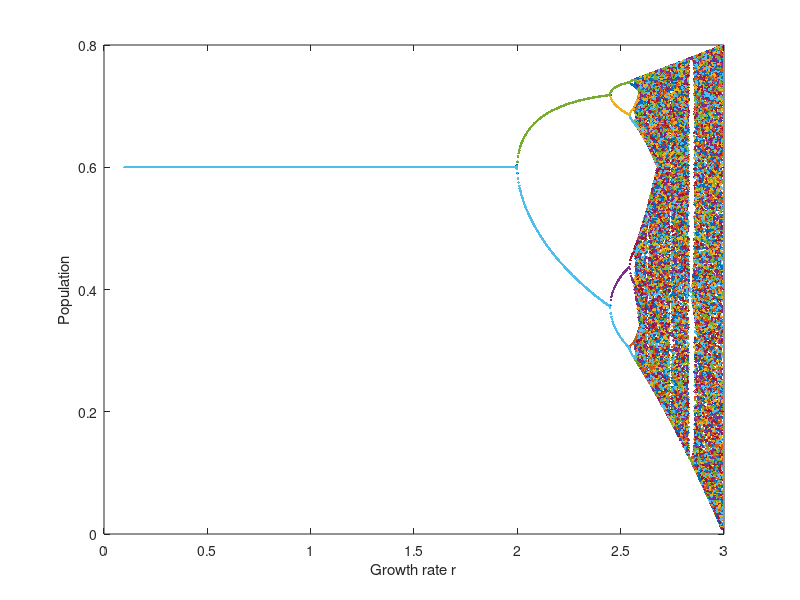

Source code (MATLAB):
% MCSB Bootcamp
% VStudent - Project 3.1 Discrete logistic

% simulation parameters
ntMax = 1000;
nParam = 1000;

% model parameters to sweep through
rArray = linspace(0.1,2.99,nParam);

% data collection
xSS = zeros(nParam,300);

% loop through parameters
for iParam=1:nParam
    
    % model parameters
    r = rArray(iParam);
    K = 0.6;
   
    x = zeros(1,ntMax);
    
    % initial condition
    x(1) = 0.5;
    
    % loop through time
    for nt=1:ntMax
        x(nt+1) = x(nt) + r*(1-x(nt)/K)*x(nt);
    end
    
    %% data analysis and collection
    if 0
        figure(1); clf; hold on; box on;
        plot(x(1:100), '-ok');
        xlabel('Time');
        ylabel('Population');
    end % finished plotting time series
    
    
    xSS(iParam,:) = x((end-size(xSS,2)+1):end);
    
end % finished loop through parameters

save('xSS.mat', 'xSS');

%% analysis

load('xSS.mat', 'xSS');

% plot parameter-sweep diagram
figure(2); clf; hold on; box on;
plot(rArray,xSS, '.');
ylabel('Population');
xlabel('Growth rate r')